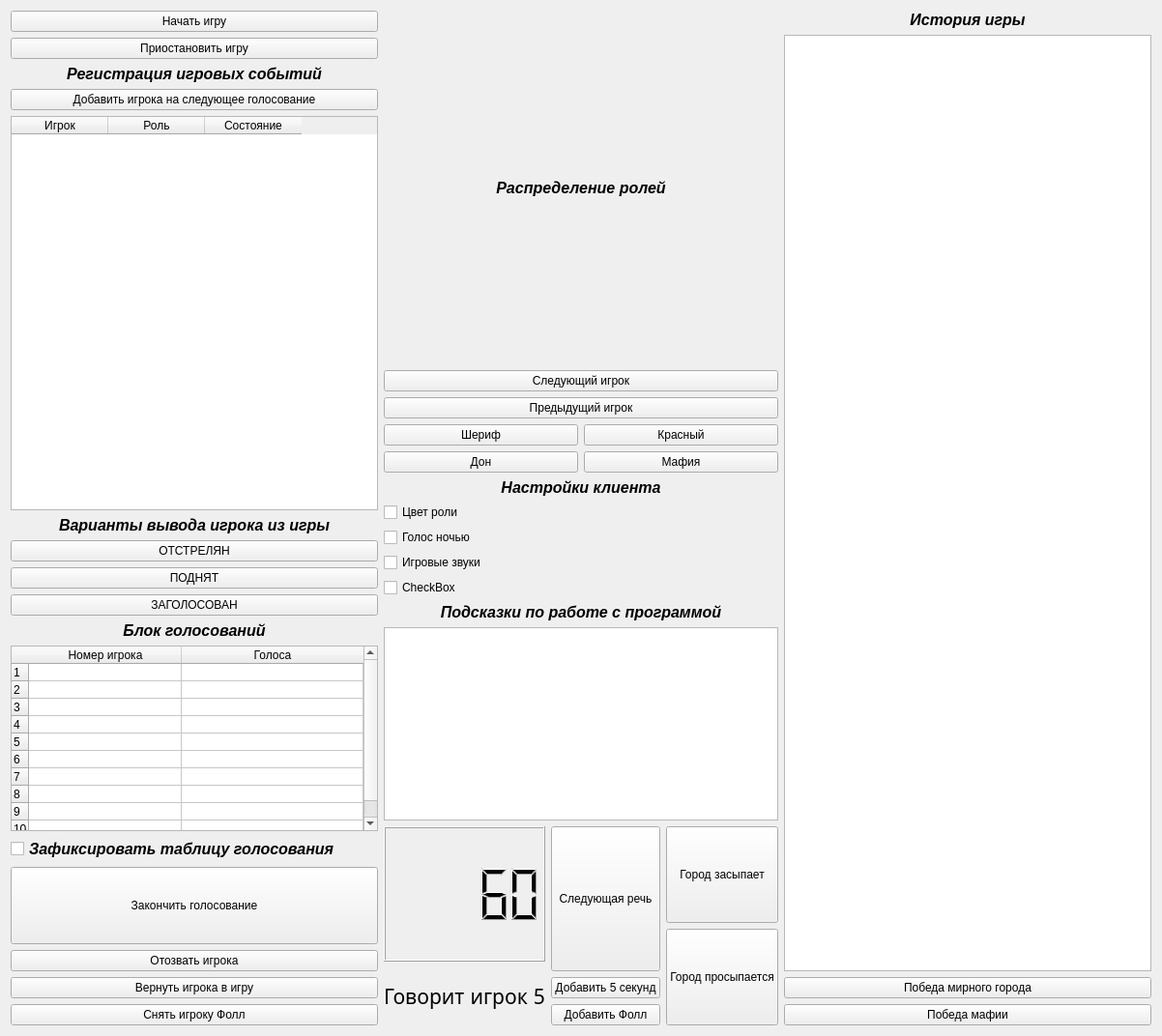
<?xml version="1.0" encoding="UTF-8"?>
<ui version="4.0">
 <class>Form</class>
 <widget class="QWidget" name="Form">
  <property name="geometry">
   <rect>
    <x>0</x>
    <y>0</y>
    <width>1202</width>
    <height>1072</height>
   </rect>
  </property>
  <property name="sizePolicy">
   <sizepolicy hsizetype="Minimum" vsizetype="Minimum">
    <horstretch>0</horstretch>
    <verstretch>0</verstretch>
   </sizepolicy>
  </property>
  <property name="windowTitle">
   <string>Form</string>
  </property>
  <layout class="QHBoxLayout" name="horizontalLayout_5">
   <item>
    <layout class="QVBoxLayout" name="verticalLayout_2">
     <item>
      <widget class="QPushButton" name="btn_startgame">
       <property name="sizePolicy">
        <sizepolicy hsizetype="Minimum" vsizetype="Maximum">
         <horstretch>0</horstretch>
         <verstretch>0</verstretch>
        </sizepolicy>
       </property>
       <property name="text">
        <string>Начать игру</string>
       </property>
      </widget>
     </item>
     <item>
      <widget class="QPushButton" name="btn_pausegame">
       <property name="sizePolicy">
        <sizepolicy hsizetype="Minimum" vsizetype="Maximum">
         <horstretch>0</horstretch>
         <verstretch>0</verstretch>
        </sizepolicy>
       </property>
       <property name="text">
        <string>Приостановить игру</string>
       </property>
      </widget>
     </item>
     <item>
      <widget class="QLabel" name="label_7">
       <property name="sizePolicy">
        <sizepolicy hsizetype="Minimum" vsizetype="Maximum">
         <horstretch>0</horstretch>
         <verstretch>0</verstretch>
        </sizepolicy>
       </property>
       <property name="font">
        <font>
         <pointsize>12</pointsize>
         <weight>75</weight>
         <italic>true</italic>
         <bold>true</bold>
        </font>
       </property>
       <property name="text">
        <string>Регистрация игровых событий</string>
       </property>
       <property name="alignment">
        <set>Qt::AlignCenter</set>
       </property>
      </widget>
     </item>
     <item>
      <widget class="QPushButton" name="btn_addvote">
       <property name="text">
        <string>Добавить игрока на следующее голосование</string>
       </property>
      </widget>
     </item>
     <item>
      <widget class="QTableWidget" name="table_players">
       <property name="rowCount">
        <number>0</number>
       </property>
       <column>
        <property name="text">
         <string>Игрок</string>
        </property>
       </column>
       <column>
        <property name="text">
         <string>Роль</string>
        </property>
       </column>
       <column>
        <property name="text">
         <string>Состояние</string>
        </property>
       </column>
      </widget>
     </item>
     <item>
      <widget class="QLabel" name="label_2">
       <property name="sizePolicy">
        <sizepolicy hsizetype="Minimum" vsizetype="Maximum">
         <horstretch>0</horstretch>
         <verstretch>0</verstretch>
        </sizepolicy>
       </property>
       <property name="font">
        <font>
         <pointsize>12</pointsize>
         <weight>75</weight>
         <italic>true</italic>
         <bold>true</bold>
        </font>
       </property>
       <property name="text">
        <string>Варианты вывода игрока из игры</string>
       </property>
       <property name="alignment">
        <set>Qt::AlignCenter</set>
       </property>
      </widget>
     </item>
     <item>
      <widget class="QPushButton" name="btn_shoot">
       <property name="text">
        <string>ОТСТРЕЛЯН</string>
       </property>
      </widget>
     </item>
     <item>
      <widget class="QPushButton" name="btn_disc">
       <property name="text">
        <string>ПОДНЯТ</string>
       </property>
      </widget>
     </item>
     <item>
      <widget class="QPushButton" name="btn_voted">
       <property name="text">
        <string>ЗАГОЛОСОВАН</string>
       </property>
      </widget>
     </item>
     <item>
      <widget class="QLabel" name="label_3">
       <property name="sizePolicy">
        <sizepolicy hsizetype="Minimum" vsizetype="Maximum">
         <horstretch>0</horstretch>
         <verstretch>0</verstretch>
        </sizepolicy>
       </property>
       <property name="font">
        <font>
         <pointsize>12</pointsize>
         <weight>75</weight>
         <italic>true</italic>
         <bold>true</bold>
        </font>
       </property>
       <property name="text">
        <string>Блок голосований</string>
       </property>
       <property name="alignment">
        <set>Qt::AlignCenter</set>
       </property>
      </widget>
     </item>
     <item>
      <widget class="QTableWidget" name="table_vote">
       <property name="sizePolicy">
        <sizepolicy hsizetype="Minimum" vsizetype="Minimum">
         <horstretch>0</horstretch>
         <verstretch>0</verstretch>
        </sizepolicy>
       </property>
       <property name="minimumSize">
        <size>
         <width>0</width>
         <height>190</height>
        </size>
       </property>
       <property name="rowCount">
        <number>10</number>
       </property>
       <property name="columnCount">
        <number>2</number>
       </property>
       <attribute name="horizontalHeaderCascadingSectionResizes">
        <bool>true</bool>
       </attribute>
       <attribute name="horizontalHeaderDefaultSectionSize">
        <number>158</number>
       </attribute>
       <attribute name="horizontalHeaderStretchLastSection">
        <bool>true</bool>
       </attribute>
       <attribute name="verticalHeaderCascadingSectionResizes">
        <bool>true</bool>
       </attribute>
       <attribute name="verticalHeaderDefaultSectionSize">
        <number>15</number>
       </attribute>
       <attribute name="verticalHeaderStretchLastSection">
        <bool>false</bool>
       </attribute>
       <row/>
       <row/>
       <row/>
       <row/>
       <row/>
       <row/>
       <row/>
       <row/>
       <row/>
       <row/>
       <column>
        <property name="text">
         <string>Номер игрока</string>
        </property>
       </column>
       <column>
        <property name="text">
         <string>Голоса</string>
        </property>
       </column>
      </widget>
     </item>
     <item>
      <widget class="QCheckBox" name="checkBox">
       <property name="sizePolicy">
        <sizepolicy hsizetype="Minimum" vsizetype="Minimum">
         <horstretch>0</horstretch>
         <verstretch>0</verstretch>
        </sizepolicy>
       </property>
       <property name="font">
        <font>
         <pointsize>12</pointsize>
         <weight>75</weight>
         <italic>true</italic>
         <bold>true</bold>
        </font>
       </property>
       <property name="text">
        <string>Зафиксировать таблицу голосования</string>
       </property>
      </widget>
     </item>
     <item>
      <widget class="QPushButton" name="pushButton">
       <property name="minimumSize">
        <size>
         <width>0</width>
         <height>80</height>
        </size>
       </property>
       <property name="text">
        <string>Закончить голосование</string>
       </property>
      </widget>
     </item>
     <item>
      <widget class="QPushButton" name="btn_returnvote">
       <property name="text">
        <string>Отозвать игрока</string>
       </property>
      </widget>
     </item>
     <item>
      <widget class="QPushButton" name="btn_backplayer">
       <property name="sizePolicy">
        <sizepolicy hsizetype="Minimum" vsizetype="Maximum">
         <horstretch>0</horstretch>
         <verstretch>0</verstretch>
        </sizepolicy>
       </property>
       <property name="text">
        <string>Вернуть игрока в игру</string>
       </property>
      </widget>
     </item>
     <item>
      <widget class="QPushButton" name="btn_addfall">
       <property name="text">
        <string>Снять игроку Фолл</string>
       </property>
      </widget>
     </item>
    </layout>
   </item>
   <item>
    <layout class="QVBoxLayout" name="verticalLayout_7">
     <item>
      <layout class="QVBoxLayout" name="verticalLayout_3">
       <item>
        <widget class="QLabel" name="label_6">
         <property name="font">
          <font>
           <pointsize>12</pointsize>
           <weight>75</weight>
           <italic>true</italic>
           <bold>true</bold>
          </font>
         </property>
         <property name="text">
          <string>Распределение ролей</string>
         </property>
         <property name="alignment">
          <set>Qt::AlignCenter</set>
         </property>
        </widget>
       </item>
       <item>
        <widget class="QPushButton" name="btn_nextplayer">
         <property name="text">
          <string>Следующий игрок</string>
         </property>
        </widget>
       </item>
       <item>
        <widget class="QPushButton" name="btn_prevplayer">
         <property name="text">
          <string>Предыдущий игрок</string>
         </property>
        </widget>
       </item>
       <item>
        <layout class="QHBoxLayout" name="horizontalLayout">
         <item>
          <layout class="QVBoxLayout" name="verticalLayout_5">
           <item>
            <widget class="QPushButton" name="btn_sherif">
             <property name="text">
              <string>Шериф</string>
             </property>
            </widget>
           </item>
           <item>
            <widget class="QPushButton" name="btn_don">
             <property name="text">
              <string>Дон</string>
             </property>
            </widget>
           </item>
          </layout>
         </item>
         <item>
          <layout class="QVBoxLayout" name="verticalLayout_4">
           <item>
            <widget class="QPushButton" name="btn_red">
             <property name="text">
              <string>Красный</string>
             </property>
            </widget>
           </item>
           <item>
            <widget class="QPushButton" name="btn_black">
             <property name="text">
              <string>Мафия</string>
             </property>
            </widget>
           </item>
          </layout>
         </item>
        </layout>
       </item>
       <item>
        <layout class="QVBoxLayout" name="verticalLayout_6">
         <item>
          <widget class="QLabel" name="label">
           <property name="font">
            <font>
             <pointsize>12</pointsize>
             <weight>75</weight>
             <italic>true</italic>
             <bold>true</bold>
            </font>
           </property>
           <property name="text">
            <string>Настройки клиента</string>
           </property>
           <property name="alignment">
            <set>Qt::AlignCenter</set>
           </property>
          </widget>
         </item>
         <item>
          <widget class="QCheckBox" name="chb_rolecolor">
           <property name="sizePolicy">
            <sizepolicy hsizetype="Minimum" vsizetype="Minimum">
             <horstretch>0</horstretch>
             <verstretch>0</verstretch>
            </sizepolicy>
           </property>
           <property name="text">
            <string>Цвет роли</string>
           </property>
          </widget>
         </item>
         <item>
          <widget class="QCheckBox" name="chkbox_voice">
           <property name="sizePolicy">
            <sizepolicy hsizetype="Minimum" vsizetype="Minimum">
             <horstretch>0</horstretch>
             <verstretch>0</verstretch>
            </sizepolicy>
           </property>
           <property name="text">
            <string>Голос ночью</string>
           </property>
          </widget>
         </item>
         <item>
          <widget class="QCheckBox" name="chbox_sounds">
           <property name="sizePolicy">
            <sizepolicy hsizetype="Minimum" vsizetype="Minimum">
             <horstretch>0</horstretch>
             <verstretch>0</verstretch>
            </sizepolicy>
           </property>
           <property name="text">
            <string>Игровые звуки</string>
           </property>
          </widget>
         </item>
         <item>
          <widget class="QCheckBox" name="chbox_music">
           <property name="text">
            <string>CheckBox</string>
           </property>
          </widget>
         </item>
         <item>
          <widget class="QLabel" name="label_4">
           <property name="font">
            <font>
             <pointsize>12</pointsize>
             <weight>75</weight>
             <italic>true</italic>
             <bold>true</bold>
            </font>
           </property>
           <property name="text">
            <string>Подсказки по работе с программой</string>
           </property>
           <property name="alignment">
            <set>Qt::AlignCenter</set>
           </property>
          </widget>
         </item>
         <item>
          <layout class="QVBoxLayout" name="verticalLayout_10"/>
         </item>
         <item>
          <widget class="QTextEdit" name="text_gamehints">
           <property name="sizePolicy">
            <sizepolicy hsizetype="Minimum" vsizetype="Minimum">
             <horstretch>0</horstretch>
             <verstretch>0</verstretch>
            </sizepolicy>
           </property>
           <property name="minimumSize">
            <size>
             <width>0</width>
             <height>200</height>
            </size>
           </property>
          </widget>
         </item>
         <item>
          <layout class="QHBoxLayout" name="horizontalLayout_3">
           <item>
            <layout class="QHBoxLayout" name="horizontalLayout_2">
             <item>
              <layout class="QVBoxLayout" name="verticalLayout">
               <item>
                <widget class="QLCDNumber" name="lcd_time">
                 <property name="sizePolicy">
                  <sizepolicy hsizetype="Minimum" vsizetype="Minimum">
                   <horstretch>0</horstretch>
                   <verstretch>0</verstretch>
                  </sizepolicy>
                 </property>
                 <property name="intValue" stdset="0">
                  <number>60</number>
                 </property>
                </widget>
               </item>
               <item>
                <widget class="QLabel" name="lbl_curplayer">
                 <property name="sizePolicy">
                  <sizepolicy hsizetype="Minimum" vsizetype="Maximum">
                   <horstretch>0</horstretch>
                   <verstretch>0</verstretch>
                  </sizepolicy>
                 </property>
                 <property name="minimumSize">
                  <size>
                   <width>100</width>
                   <height>60</height>
                  </size>
                 </property>
                 <property name="font">
                  <font>
                   <family>Noto Sans Canadian Aboriginal</family>
                   <pointsize>16</pointsize>
                  </font>
                 </property>
                 <property name="text">
                  <string>Говорит игрок 5</string>
                 </property>
                 <property name="alignment">
                  <set>Qt::AlignCenter</set>
                 </property>
                </widget>
               </item>
              </layout>
             </item>
             <item>
              <layout class="QVBoxLayout" name="verticalLayout_8">
               <item>
                <widget class="QPushButton" name="btn_nexttalk">
                 <property name="sizePolicy">
                  <sizepolicy hsizetype="Minimum" vsizetype="Fixed">
                   <horstretch>0</horstretch>
                   <verstretch>0</verstretch>
                  </sizepolicy>
                 </property>
                 <property name="minimumSize">
                  <size>
                   <width>0</width>
                   <height>150</height>
                  </size>
                 </property>
                 <property name="text">
                  <string>Следующая речь</string>
                 </property>
                </widget>
               </item>
               <item>
                <widget class="QPushButton" name="btn_addtime">
                 <property name="sizePolicy">
                  <sizepolicy hsizetype="Maximum" vsizetype="Maximum">
                   <horstretch>0</horstretch>
                   <verstretch>0</verstretch>
                  </sizepolicy>
                 </property>
                 <property name="text">
                  <string>Добавить 5 секунд</string>
                 </property>
                </widget>
               </item>
               <item>
                <widget class="QPushButton" name="btn_addfall_2">
                 <property name="sizePolicy">
                  <sizepolicy hsizetype="Minimum" vsizetype="Minimum">
                   <horstretch>0</horstretch>
                   <verstretch>0</verstretch>
                  </sizepolicy>
                 </property>
                 <property name="text">
                  <string>Добавить Фолл</string>
                 </property>
                </widget>
               </item>
              </layout>
             </item>
            </layout>
           </item>
           <item>
            <layout class="QVBoxLayout" name="verticalLayout_9">
             <item>
              <widget class="QPushButton" name="btn_citysleep">
               <property name="sizePolicy">
                <sizepolicy hsizetype="Minimum" vsizetype="Minimum">
                 <horstretch>0</horstretch>
                 <verstretch>0</verstretch>
                </sizepolicy>
               </property>
               <property name="text">
                <string>Город засыпает</string>
               </property>
              </widget>
             </item>
             <item>
              <widget class="QPushButton" name="btn_cityawake">
               <property name="sizePolicy">
                <sizepolicy hsizetype="Minimum" vsizetype="Minimum">
                 <horstretch>0</horstretch>
                 <verstretch>0</verstretch>
                </sizepolicy>
               </property>
               <property name="text">
                <string>Город просыпается</string>
               </property>
              </widget>
             </item>
            </layout>
           </item>
          </layout>
         </item>
        </layout>
       </item>
      </layout>
     </item>
    </layout>
   </item>
   <item>
    <layout class="QVBoxLayout" name="verticalLayout_11">
     <item>
      <widget class="QLabel" name="label_5">
       <property name="font">
        <font>
         <pointsize>12</pointsize>
         <weight>75</weight>
         <italic>true</italic>
         <bold>true</bold>
        </font>
       </property>
       <property name="text">
        <string>История игры</string>
       </property>
       <property name="alignment">
        <set>Qt::AlignCenter</set>
       </property>
      </widget>
     </item>
     <item>
      <widget class="QTextEdit" name="text_history">
       <property name="sizePolicy">
        <sizepolicy hsizetype="Expanding" vsizetype="Minimum">
         <horstretch>0</horstretch>
         <verstretch>1</verstretch>
        </sizepolicy>
       </property>
       <property name="baseSize">
        <size>
         <width>50</width>
         <height>50</height>
        </size>
       </property>
      </widget>
     </item>
     <item>
      <widget class="QPushButton" name="btn_redwin">
       <property name="text">
        <string>Победа мирного города</string>
       </property>
      </widget>
     </item>
     <item>
      <widget class="QPushButton" name="btn_blackwin">
       <property name="text">
        <string>Победа мафии</string>
       </property>
      </widget>
     </item>
    </layout>
   </item>
  </layout>
 </widget>
 <resources/>
 <connections/>
</ui>
